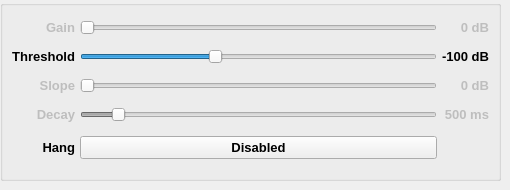
    <widget class="QWidget" name="tab_3">
     <attribute name="title">
      <string>Gain</string>
     </attribute>
     <widget class="QGroupBox" name="groupBox">
      <property name="geometry">
       <rect>
        <x>0</x>
        <y>0</y>
        <width>501</width>
        <height>181</height>
       </rect>
      </property>
      <property name="font">
       <font>
        <pointsize>10</pointsize>
        <bold>true</bold>
       </font>
      </property>
      <property name="title">
       <string/>
      </property>
      <layout class="QGridLayout" name="gridLayout_4">
       <property name="leftMargin">
        <number>9</number>
       </property>
       <property name="topMargin">
        <number>0</number>
       </property>
       <property name="rightMargin">
        <number>9</number>
       </property>
       <property name="bottomMargin">
        <number>0</number>
       </property>
       <property name="horizontalSpacing">
        <number>5</number>
       </property>
       <property name="verticalSpacing">
        <number>0</number>
       </property>
       <item row="0" column="2">
        <widget class="QLabel" name="gainLabel_2">
         <property name="enabled">
          <bool>false</bool>
         </property>
         <property name="toolTip">
          <string>Manual gain. Used when AGC is switched off</string>
         </property>
         <property name="text">
          <string>0 dB</string>
         </property>
         <property name="alignment">
          <set>Qt::AlignRight|Qt::AlignTrailing|Qt::AlignVCenter</set>
         </property>
        </widget>
       </item>
       <item row="2" column="0">
        <widget class="QLabel" name="label2_2">
         <property name="text">
          <string>Threshold</string>
         </property>
         <property name="alignment">
          <set>Qt::AlignRight|Qt::AlignTrailing|Qt::AlignVCenter</set>
         </property>
        </widget>
       </item>
       <item row="0" column="1">
        <widget class="QSlider" name="gainSlider_2">
         <property name="enabled">
          <bool>false</bool>
         </property>
         <property name="focusPolicy">
          <enum>Qt::StrongFocus</enum>
         </property>
         <property name="toolTip">
          <string>Manual gain. Used when AGC is switched off</string>
         </property>
         <property name="maximum">
          <number>100</number>
         </property>
         <property name="orientation">
          <enum>Qt::Horizontal</enum>
         </property>
        </widget>
       </item>
       <item row="6" column="1">
        <widget class="QPushButton" name="hangButton_2">
         <property name="toolTip">
          <string>Enable / disable AGC hang</string>
         </property>
         <property name="text">
          <string>Disabled</string>
         </property>
         <property name="checkable">
          <bool>true</bool>
         </property>
         <property name="autoDefault">
          <bool>false</bool>
         </property>
         <property name="flat">
          <bool>false</bool>
         </property>
        </widget>
       </item>
       <item row="5" column="1">
        <widget class="QSlider" name="decaySlider_2">
         <property name="enabled">
          <bool>false</bool>
         </property>
         <property name="focusPolicy">
          <enum>Qt::StrongFocus</enum>
         </property>
         <property name="toolTip">
          <string>AGC decay time</string>
         </property>
         <property name="minimum">
          <number>50</number>
         </property>
         <property name="maximum">
          <number>5000</number>
         </property>
         <property name="singleStep">
          <number>10</number>
         </property>
         <property name="pageStep">
          <number>50</number>
         </property>
         <property name="value">
          <number>500</number>
         </property>
         <property name="sliderPosition">
          <number>500</number>
         </property>
         <property name="orientation">
          <enum>Qt::Horizontal</enum>
         </property>
        </widget>
       </item>
       <item row="2" column="1">
        <widget class="QSlider" name="thresholdSlider_2">
         <property name="focusPolicy">
          <enum>Qt::StrongFocus</enum>
         </property>
         <property name="toolTip">
          <string>AGC threshold (aka. knee)</string>
         </property>
         <property name="minimum">
          <number>-160</number>
         </property>
         <property name="maximum">
          <number>0</number>
         </property>
         <property name="value">
          <number>-100</number>
         </property>
         <property name="orientation">
          <enum>Qt::Horizontal</enum>
         </property>
        </widget>
       </item>
       <item row="4" column="0">
        <widget class="QLabel" name="label3_2">
         <property name="enabled">
          <bool>false</bool>
         </property>
         <property name="text">
          <string>Slope</string>
         </property>
         <property name="alignment">
          <set>Qt::AlignRight|Qt::AlignTrailing|Qt::AlignVCenter</set>
         </property>
        </widget>
       </item>
       <item row="2" column="2">
        <widget class="QLabel" name="thresholdLabel_2">
         <property name="text">
          <string>-100 dB</string>
         </property>
         <property name="alignment">
          <set>Qt::AlignRight|Qt::AlignTrailing|Qt::AlignVCenter</set>
         </property>
        </widget>
       </item>
       <item row="4" column="2">
        <widget class="QLabel" name="slopeLabel_2">
         <property name="enabled">
          <bool>false</bool>
         </property>
         <property name="text">
          <string>0 dB</string>
         </property>
         <property name="alignment">
          <set>Qt::AlignRight|Qt::AlignTrailing|Qt::AlignVCenter</set>
         </property>
        </widget>
       </item>
       <item row="5" column="0">
        <widget class="QLabel" name="label4_2">
         <property name="enabled">
          <bool>false</bool>
         </property>
         <property name="text">
          <string>Decay</string>
         </property>
         <property name="alignment">
          <set>Qt::AlignRight|Qt::AlignTrailing|Qt::AlignVCenter</set>
         </property>
        </widget>
       </item>
       <item row="4" column="1">
        <widget class="QSlider" name="slopeSlider_2">
         <property name="enabled">
          <bool>false</bool>
         </property>
         <property name="focusPolicy">
          <enum>Qt::StrongFocus</enum>
         </property>
         <property name="toolTip">
          <string>AGC slope</string>
         </property>
         <property name="maximum">
          <number>10</number>
         </property>
         <property name="pageStep">
          <number>1</number>
         </property>
         <property name="value">
          <number>0</number>
         </property>
         <property name="orientation">
          <enum>Qt::Horizontal</enum>
         </property>
        </widget>
       </item>
       <item row="5" column="2">
        <widget class="QLabel" name="decayLabel_2">
         <property name="enabled">
          <bool>false</bool>
         </property>
         <property name="text">
          <string>500 ms</string>
         </property>
         <property name="alignment">
          <set>Qt::AlignRight|Qt::AlignTrailing|Qt::AlignVCenter</set>
         </property>
        </widget>
       </item>
       <item row="6" column="0">
        <widget class="QLabel" name="label5_2">
         <property name="text">
          <string>Hang</string>
         </property>
         <property name="alignment">
          <set>Qt::AlignRight|Qt::AlignTrailing|Qt::AlignVCenter</set>
         </property>
        </widget>
       </item>
       <item row="0" column="0">
        <widget class="QLabel" name="label1_2">
         <property name="enabled">
          <bool>false</bool>
         </property>
         <property name="text">
          <string>Gain</string>
         </property>
         <property name="alignment">
          <set>Qt::AlignRight|Qt::AlignTrailing|Qt::AlignVCenter</set>
         </property>
        </widget>
       </item>
      </layout>
     </widget>
    </widget>
